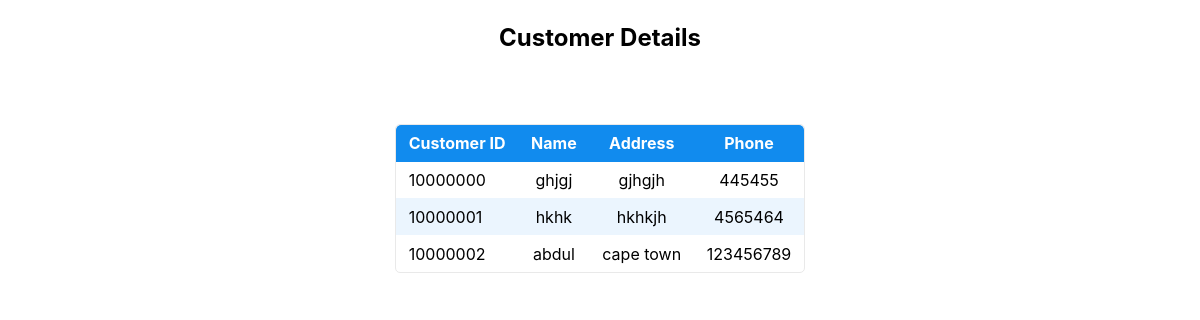
The app's page /displayCustomerDetails.php with its own data.
### tables this page shows
CREATE TABLE `customer_information` (
  `CustomerID` int(11) NOT NULL,
  `Name` varchar(30) NOT NULL,
  `Address` varchar(50) NOT NULL,
  `Phone` varchar(15) NOT NULL
);

### displayCustomerDetails.php (the view, shortened to what this page needs)
<!DOCTYPE html>
<html lang="en">
<head>
    <link rel="stylesheet" href="assets/baseStyle.css">
</head>
<body>
    <section>
        <header>
            <h1>Customer Details</h1>
        </header>
                    <?php
                    require_once "dbConfig.php";
                    $sql = "SELECT * FROM customer_information";
                    if($result = $dbConnection->query($sql)){
                        if($result->num_rows > 0){
                            echo '<table>';
                                echo "<thead>";
                                    echo "<tr>";
                                        echo "<th>Customer ID</th>";
                                        echo "<th>Name</th>";
                                        echo "<th>Address</th>";
                                        echo "<th>Phone</th>";
                                    echo "</tr>";
                                echo "</thead>";
                                echo "<tbody>";
                                while($row = $result->fetch_array()){
                                    echo "<tr>";
                                        echo "<td>" . $row['CustomerID'] . "</td>";
                                        echo "<td>" . $row['Name'] . "</td>";
                                        echo "<td>" . $row['Address'] . "</td>";
                                        echo "<td>" . $row['Phone'] . "</td>";
                                    echo "</tr>";
                                }
                                echo "</tbody>";
                            echo "</table>";
                        } else{
                            echo '<p><sup>No Customer details were found.</sup></p>';
                        }
                    } else{
                        echo "<p><sup>Something went wrong. Please try again after sometime.</sup></p>";
                    }
                    ?>
    </section>
</body>
</html>

### assets/baseStyle.css (style rules this page uses)
:root { --active-brightness: 0.85; --border-radius: 5px; --box-shadow: 2px 2px 10px; --color-accent: #118bee15; --color-bg: #fff; --color-bg-secondary: #e9e9e9; --color-link: #118bee; --color-secondary: #e90d0d; --color-secondary-accent: #920de90b; --color-shadow: #f4f4f4; --color-table: #118bee; --color-text: #000; --color-text-secondary: #999; --font-family: -apple-system, BlinkMacSystemFont, "Segoe UI", Roboto, Oxygen-Sans, Ubuntu, Cantarell, "Helvetica Neue", sans-serif; --hover-brightness: 1.2; --justify-important: center; --justify-normal: left; --line-height: 1.5; --width-card: 285px; --width-card-medium: 460px; --width-card-wide: 800px; --width-content: 1080px; }
body { background: var(--color-bg); color: var(--color-text); font-family: var(--font-family); line-height: var(--line-height); margin: 0; overflow-x: hidden; padding: 0; }
footer, header, main { margin: 0 auto; max-width: var(--width-content); padding: 3rem 1rem; }
section { display: flex; flex-wrap: wrap; justify-content: var(--justify-important); }
header { text-align: var(--justify-important); }
section header { padding-top: 0; width: 100%; }
h1, h2, h3, h4, h5, h6 { line-height: var(--line-height); }
table { border: 1px solid var(--color-bg-secondary); border-radius: var(--border-radius); border-spacing: 0; display: inline-block; max-width: 100%; overflow-x: auto; padding: 0; white-space: nowrap; }
table td, table th, table tr { padding: 0.4rem 0.8rem; text-align: var(--justify-important); }
table thead { background-color: var(--color-table); border-collapse: collapse; border-radius: var(--border-radius); color: var(--color-bg); margin: 0; padding: 0; }
table thead th:first-child { border-top-left-radius: var(--border-radius); }
table thead th:last-child { border-top-right-radius: var(--border-radius); }
table thead th:first-child, table tr td:first-child { text-align: var(--justify-normal); }
table tr:nth-child(even) { background-color: var(--color-accent); }

### records on screen
customer_information: CustomerID "10000000", Name "ghjgj", Address "gjhgjh", Phone "445455"
customer_information: CustomerID "10000001", Name "hkhk", Address "hkhkjh", Phone "4565464"
customer_information: CustomerID "10000002", Name "abdul", Address "cape town", Phone "123456789"
